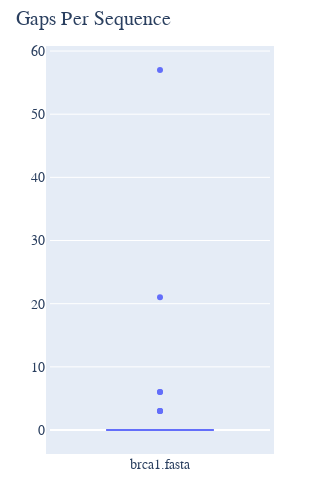

Source (notebook cell):
### Markdown cell above
### Displaying unique gaps as a box plot

### Code cell
counts = aln.count_gaps_per_seq(unique=True, drawable='box')
counts.show(width=300, height=500)

### Figure 1 — Plotly figure (JSON) as saved in the notebook; plotly's stock layout.template omitted (floating-point values rounded to 4 significant figures)
{"data": [{"name": "brca1.fasta", "text": ["FlyingFox", "DogFaced", "FreeTaile", "LittleBro", "TombBat", "RoundEare", "FalseVamp", "LeafNose", "Horse", "Rhino", "Pangolin", "Cat", "Dog", "Llama", "Pig", "Cow", "Hippo", "SpermWhale", "HumpbackW", "Mole", "Hedgehog", "TreeShrew", "FlyingLem", "Galago", "HowlerMon", "Rhesus", "Orangutan", "Gorilla", "Human", "Chimpanzee", "Jackrabbit", "FlyingSqu", "OldWorld", "Mouse", "Rat", "NineBande", "HairyArma", "Anteater", "Sloth", "Dugong", "Manatee", "AfricanEl", "AsianElep", "RockHyrax", "TreeHyrax", "Aardvark", "GoldenMol", "Madagascar", "Tenrec", "LesserEle", "GiantElep", "Caenolest", "Phascogale", "Wombat", "Bandicoot"], "type": "box", "y": [0, 0, 0, 0, 0, 0, 0, 0, 0, 0, 0, 0, 0, 0, 0, 3, 0, 0, 0, 0, 0, 3, 0, 3, 21, 0, 0, 0, 0, 0, 0, 57, 0, 0, 0, 0, 0, 0, 0, 0, 0, 0, 0, 0, 0, 0, 0, 0, 6, 0, 6, 0, 0, 0, 0]}], "layout": {"autosize": false, "font": {"family": "Balto", "size": 14}, "height": 500, "hovermode": "closest", "margin": {"b": 50, "l": 50, "pad": 4, "r": 50, "t": 50}, "showlegend": false, "title": {"text": "Gaps Per Sequence"}, "width": 300, "xaxis": {"visible": true}, "yaxis": {"visible": true}}}
